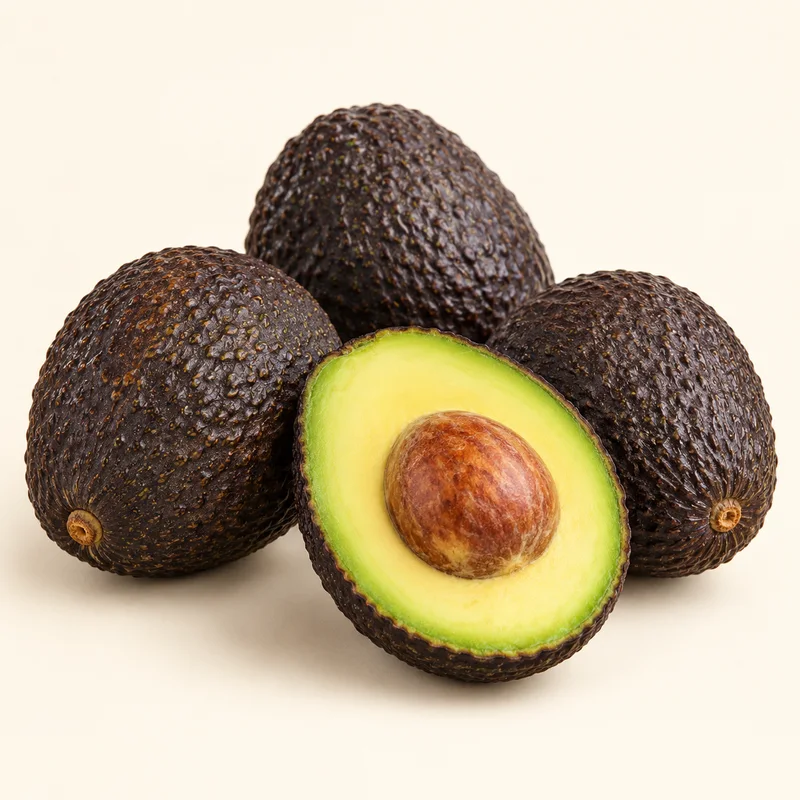
#> input picture storefront-mockup/assets/products/photo-product-001.webp, 800 x 800 px, given in place of photo-product-018.webp, which was not available
$ python make_npp_photos.py
#> lines starting #> are read from the running program, lines starting #| are printed output that depends on the picture; after the words box and inside, x2 and y2 are one past the last pixel; in counts of white or black regions, pixels touching at a corner belong together
"""HASS-NPP-A: draw the synthetic owner photos, deliberate bad picture edits and good picture edits the NPP eval cases use.

    python3 hass/tests/npp/make_npp_photos.py [OUT_DIR]            write photos/ and edits/ under OUT_DIR
    python3 hass/tests/npp/make_npp_photos.py --verify-gate        also run photo_polish.gate on the good and bad edits (needs tesseract)

Writes into hass/tests/npp/cases/ (or OUT_DIR): ``photos/*.jpg`` (owner photos), ``edits/*.png`` (stand-ins for the taped
gpt-image-2 answers). Deterministic: a fixed seed and the same Pillow version give the same bytes, and the committed
copies are what the recorded tapes are made from, so re-running only matters when adding a photo.

* The twelve golden photos are the live gallery's own product pictures (storefront-mockup/assets/products, public site
  assets, product only) cut out and pasted onto a cluttered phone-like background. Their good edit is the gallery
  picture itself, so no copy is stored (the cases name it as ``gallery:<id>``).
* Every other product is drawn here (Pillow only): no real product, no person, no chat. The one phone-screen photo
  (case 28b) shows a drawn screen with generic chat bubbles of invented words.
* ``edits/<name>-good.png`` is the same drawn product on the warm ivory background; ``-bad-relabel`` paints a different
  brand over the label and ``-bad-recolour`` swaps the product's colours (the HASS-IMAGE-1 T3 deliberate-bad classes), so
  the real fidelity gate has something to reject.
"""
import argparse
import random
import sys
from pathlib import Path

from PIL import Image, ImageChops, ImageDraw, ImageFilter, ImageFont

HERE = Path(__file__).resolve().parent
ROOT = HERE.parents[2]
DEFAULT_OUT = HERE / "cases"
GALLERY = ROOT / "storefront-mockup" / "assets" / "products"
GOLDEN_IDS = ("018", "024", "025", "015", "002", "042", "044", "052", "138", "021", "007", "006")  # case 1..12 order
IVORY = (245, 240, 230)  # the edit prompt's background, about RGB 245 240 230
SIZE = 640
SEED = 20261118


def canvas(bg, size=SIZE):
    return Image.new("RGB", (size, size), bg)


FONT = ImageFont.load_default(size=24)  # large enough that tesseract reads the label the way a phone photo would


def text_block(pen, x, y, lines, fill="#111111", step=28):
    for i, line in enumerate(lines):
        pen.text((x, y + i * step), line, fill=fill, font=FONT, stroke_width=1, stroke_fill=fill)


# ----------------------------------------------------------------------------------------------------- products
# Each product draws itself on a canvas that already holds its background. PRODUCTS gives the label box (relabel edit).
# [46 lines left out: functions honey, elderberry, coffee, figs, jam_back, clean_jar, not called in this run]


PRODUCTS = {"honey": (honey, (205, 270, 435, 480)), "elderberry": (elderberry, (205, 260, 435, 500)),
            "coffee": (coffee, (200, 250, 440, 470)), "figs": (figs, (205, 270, 435, 470)),
            "jam-back": (jam_back, (190, 240, 450, 550)), "clean-jar": (clean_jar, (205, 280, 435, 480))}


# ------------------------------------------------------------------------------------------------ backgrounds
def clutter(rng, size=SIZE):
    """A messy counter: planks, a cloth, a few random objects. Busy on purpose; no text, no person."""
    im = canvas((rng.randint(150, 190), rng.randint(120, 150), rng.randint(90, 120)), size)
    pen = ImageDraw.Draw(im)
    for y in range(0, size, 34):
        shade = rng.randint(-14, 14)
        pen.rectangle((0, y, size, y + 31), fill=(140 + shade, 108 + shade, 76 + shade))
    for _ in range(9):
        x, y = rng.randint(0, size - 90), rng.randint(0, size - 90)
        w, h = rng.randint(40, 150), rng.randint(30, 120)
        colour = tuple(rng.randint(40, 230) for _ in range(3))
        if rng.random() < .5:
            pen.rectangle((x, y, x + w, y + h), fill=colour)
        else:
            pen.ellipse((x, y, x + w, y + h), fill=colour)
    return im.filter(ImageFilter.GaussianBlur(1.2))


# [9 lines left out: function busy_cloth, not called in this run]


def plain_counter(size=SIZE):
    return canvas("#e9e4da", size)


# [26 lines left out: functions photo, sticker_photo, screen_photo, not called in this run]


def blurry_busy(rng):  # an extra blurry photo for case 28c, independent of the chaos set
    return photo("honey", plain_counter()).filter(ImageFilter.GaussianBlur(14))


# ---------------------------------------------------------------------------------------------------- goldens
def corner_bg(im):
    px = [im.getpixel(p) for p in ((2, 2), (im.width - 3, 2), (2, im.height - 3), (im.width - 3, im.height - 3))]
    return tuple(sum(c[i] for c in px) // 4 for i in range(3))


def golden_photo(pid, rng):
    """The live gallery picture cut out of its ivory background and pasted on a cluttered counter."""
#> called with pid = '018'
    src = Image.open(GALLERY / f"photo-product-{pid}.webp").convert("RGB")
#> src is the input picture: PIL image 800x800 RGB; mean R, G, B 190.5, 176.5, 154.4
    bg = corner_bg(src)
#> in corner_bg, `px = [im.getpixel(p) for p in ((2, 2), (im.width - 3, 2), (2, im.heigh..`: px = [(253, 246, 235), (254, 247, 236), (254, 247, 234), (254, 249, 237)]
#> bg = (253, 247, 235)
    diff = ImageChops.difference(src, Image.new("RGB", src.size, bg)).split()
    mask = ImageChops.lighter(ImageChops.lighter(diff[0], diff[1]), diff[2]).point(lambda v: 255 if v > 26 else 0)
#> mask: PIL image 800x800 L; 49.6% white; 3 white regions (2 under 20 px), largest, box (x1, y1, x2, y2) and area: (0, 102, 778, 712) 317406
    mask = mask.filter(ImageFilter.MaxFilter(9)).filter(ImageFilter.MinFilter(5))  # seal small gaps
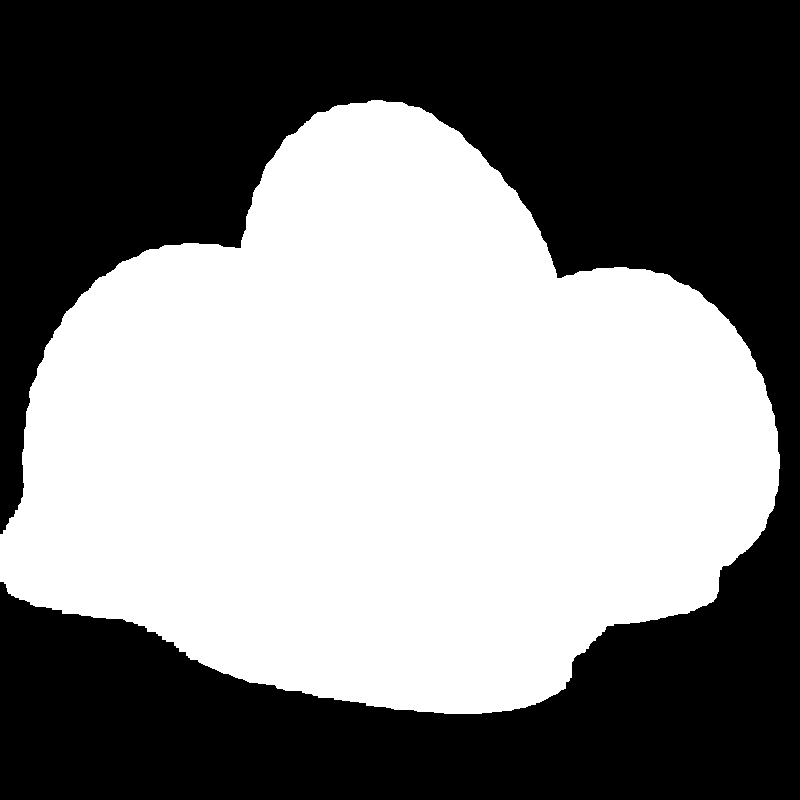
#> mask: PIL image 800x800 L; 50.5% white; 1 black region, box (x1, y1, x2, y2) and area: (0, 0, 800, 800) 316744
    outside = mask.copy()
    ImageDraw.floodfill(outside, (0, 0), 128)  # background reachable from the corner
    mask = outside.point(lambda v: 0 if v == 128 else 255).filter(ImageFilter.GaussianBlur(1.2))  # solid silhouette: label print stays inside
    box = mask.getbbox()
#> box = (0, 97, 783, 717)
    product, mask = src.crop(box), mask.crop(box)
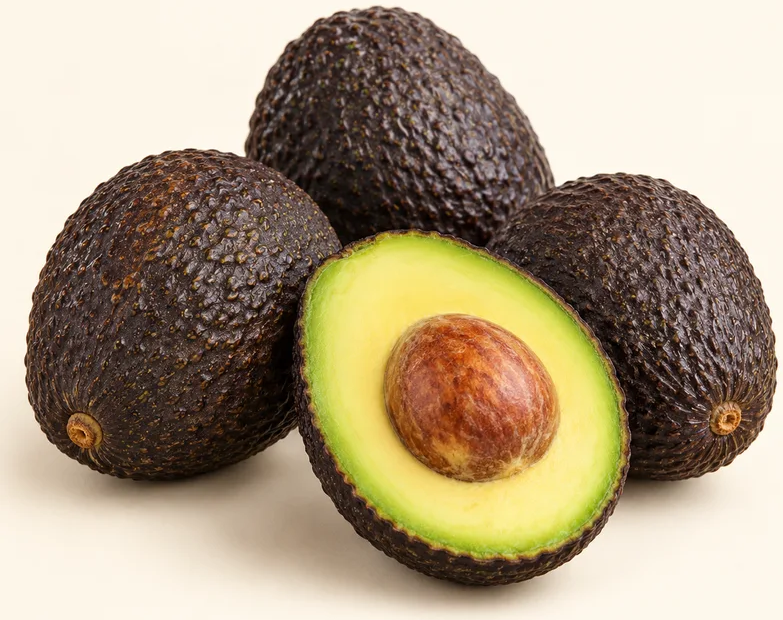
#> product: PIL image 783x620 RGB; mean R, G, B 170.4, 154, 128.7
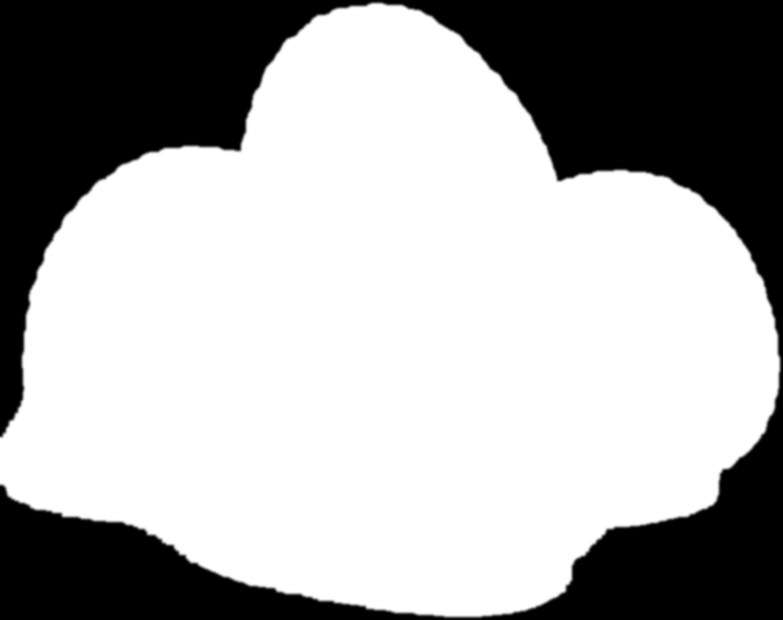
#> mask: PIL image 783x620 L; min 0, max 255, mean 169.8
    side = 800  # big enough that the label print stays readable, as a phone photo would
    scale = min(0.84 * side / product.width, 0.84 * side / product.height)
    product = product.resize((round(product.width * scale), round(product.height * scale)), Image.Resampling.LANCZOS)
#> product: PIL image 672x532 RGB
    mask = mask.resize(product.size, Image.Resampling.LANCZOS)
#> mask: PIL image 672x532 L
    im = clutter(rng, side)
#> in clutter, `return im.filter(ImageFilter.GaussianBlur(1.2))`:
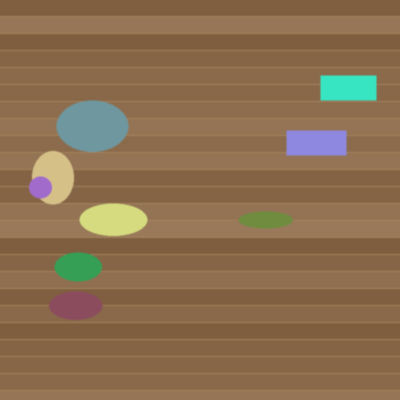
#> returned value: PIL image 800x800 RGB (shown at 1/2 size); mean R, G, B 137.8, 110.6, 79.4
    at = ((side - product.width) // 2 + rng.randint(-20, 20), (side - product.height) // 2 + rng.randint(-10, 20))
    shadow = Image.new("L", im.size, 0)
#> shadow: PIL image 800x800 L; every value is 0
    shadow.paste(mask.point(lambda v: v // 3), (at[0] + 10, at[1] + 14))
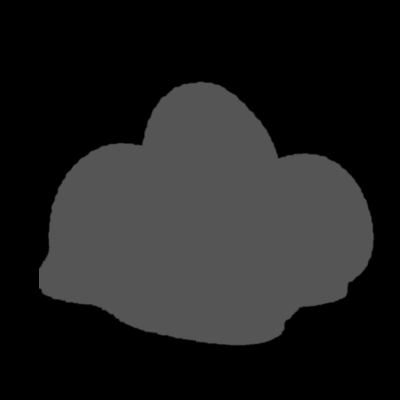
#> shadow: PIL image 800x800 L (shown at 1/2 size); min 0, max 85, mean 31.6
    im.paste(Image.new("RGB", im.size, (40, 30, 20)), (0, 0), shadow.filter(ImageFilter.GaussianBlur(8)))
    im.paste(product, at, mask)
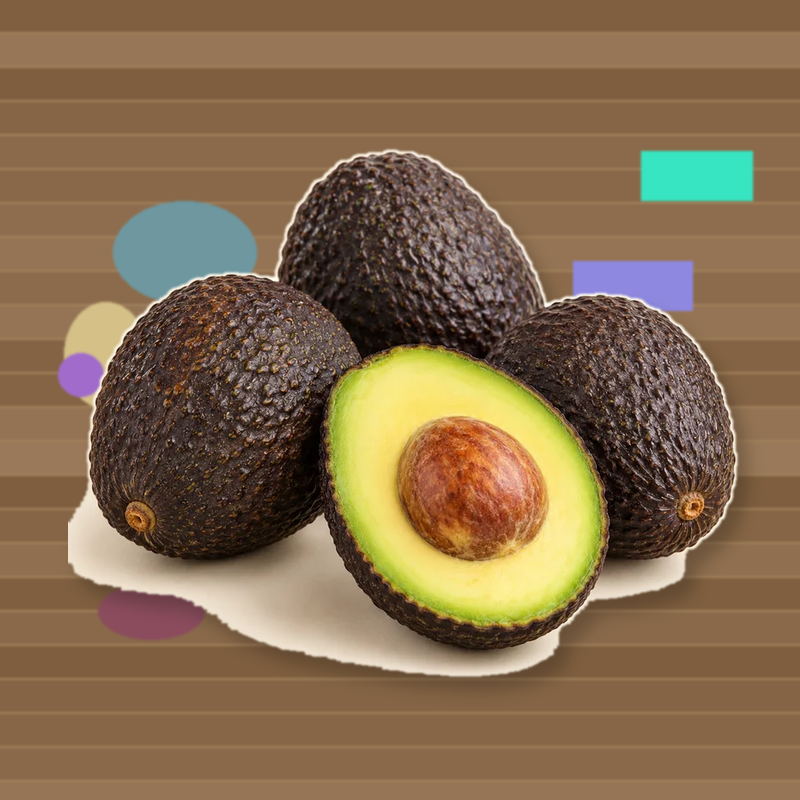
#> im: PIL image 800x800 RGB; mean R, G, B 133.1, 108.2, 78.3
    return im


# ------------------------------------------------------------------------------------------------------ edits
def good_edit(name):
    """The same drawn product on the warm ivory background, upright, as an 800 x 800 picture."""
    return photo(name, canvas(IVORY)).resize((800, 800), Image.Resampling.LANCZOS)


# [19 lines left out: functions bad_relabel, bad_recolour, not called in this run]


def build(out):
    rng = random.Random(SEED)
    photos, edits = out / "photos", out / "edits"
    photos.mkdir(parents=True, exist_ok=True)
    edits.mkdir(parents=True, exist_ok=True)
    written = []

    def save_jpg(im, name):
        im.save(photos / name, "JPEG", quality=90)
        written.append(photos / name)

    for pid in GOLDEN_IDS:
        save_jpg(golden_photo(pid, rng), f"golden-{pid}.jpg")
    for name in PRODUCTS:
        save_jpg(photo(name, clutter(rng)), f"{name}.jpg")
    save_jpg(photo("honey", clutter(rng)), "honey-busy-counter.jpg")
    save_jpg(photo("clean-jar", plain_counter()), "clean-jar-plain.jpg")
    save_jpg(photo("clean-jar", busy_cloth()), "clean-jar-busy.jpg")
    save_jpg(sticker_photo(rng), "honey-cost-sticker.jpg")
    save_jpg(screen_photo(rng), "phone-screen.jpg")
    save_jpg(blurry_busy(rng), "honey-blurry.jpg")
    for name in ("honey", "elderberry", "coffee", "figs"):
        for label, make in (("good", good_edit), ("bad-relabel", bad_relabel), ("bad-recolour", bad_recolour)):
            path = edits / f"{name}-{label}.png"
            make(name).save(path, "PNG")
            written.append(path)
    return written


# [13 lines left out: function verify_gate, not called in this run]


def main(argv=None):
    ap = argparse.ArgumentParser(description=__doc__.split("\n")[0])
    ap.add_argument("out", nargs="?", default=str(DEFAULT_OUT))
    ap.add_argument("--verify-gate", action="store_true")
    args = ap.parse_args(argv)
    out = Path(args.out)
    for path in build(out):
        print(path)
    if args.verify_gate:
        bad = [r for r in verify_gate(out) if r[2] != r[3]]
        return 1 if bad else 0
    return 0


if __name__ == "__main__":
#> (the run stopped early here; a loop or call above may not have finished)
